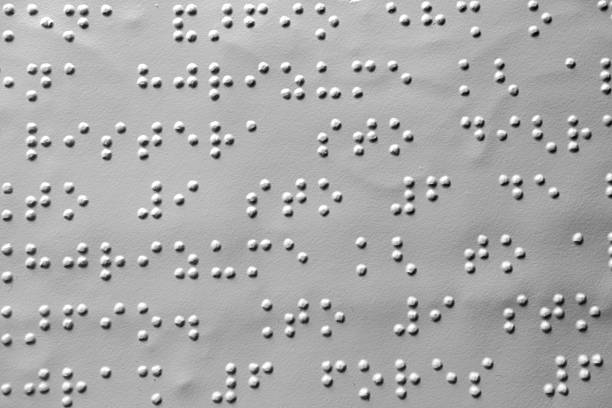
#> input picture raw_dataset/img9.jpg, 612 x 408 px
$ jupyter execute amir_braille_segmentation.ipynb
#> lines starting #> are read from the running program, lines starting #| are printed output that depends on the picture; after the words box and inside, x2 and y2 are one past the last pixel; in counts of white or black regions, pixels touching at a corner belong together
[cell 1]
import cv2
import numpy as np
import matplotlib.pyplot as plt

[cell 2]
def display_image(title, image, cmap='gray'):
    plt.figure(figsize=(10, 8))
    plt.title(title)
    plt.imshow(image, cmap=cmap)
    plt.axis('off')
    plt.show()

[cell 3]
# Step 1: Import and Preprocess the Image
img = cv2.imread('./raw_dataset/img9.jpg')
#> img is the input picture: shape (408, 612, 3); min 0, max 255, mean 170.6
if img is None:
    raise FileNotFoundError(f"Image not found at {'./raw_dataset/img9.jpg'}")
image = img.copy()

gray = cv2.cvtColor(image, cv2.COLOR_BGR2GRAY)

display_image("Grayscale Image", gray)

[cell 4]
# Noise Reduction
smoothed = cv2.GaussianBlur(gray, (27, 27), 0)
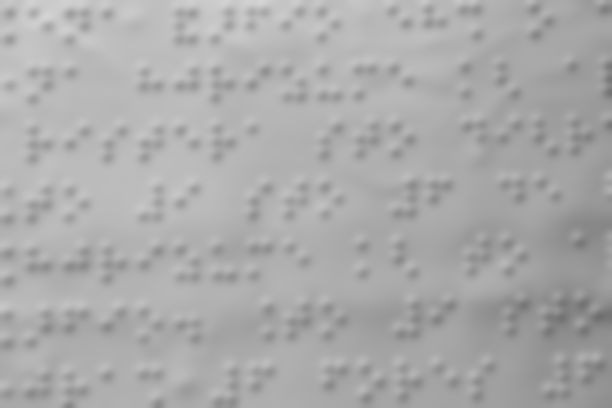
#> smoothed: shape (408, 612); min 110, max 213, mean 170.6
display_image("Smoothed Image", smoothed)

[cell 5]
# Step 3: Segment the Braille Characters
binary = cv2.adaptiveThreshold(smoothed, 255, cv2.ADAPTIVE_THRESH_GAUSSIAN_C, cv2.THRESH_BINARY_INV, 11, 2)
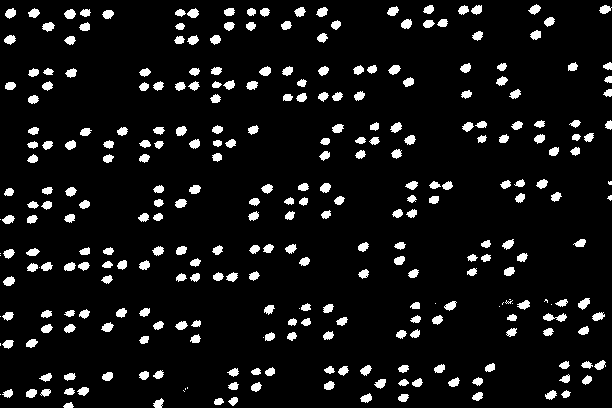
#> binary: shape (408, 612); 7.5% white; 298 white regions (22 under 20 px)
display_image("Binary Image", binary)

[cell 6]
dot_contours, _ = cv2.findContours(binary, cv2.RETR_EXTERNAL, cv2.CHAIN_APPROX_SIMPLE)
#> dot_contours = 298 contours, 22 with area under 20; largest, box (x1, y1, x2, y2) and area: (543, 313, 567, 322) 90, (578, 298, 590, 310) 73, (64, 9, 76, 19) 72, (388, 65, 401, 75) 70, (259, 66, 271, 76) 70

# Filter and Display Contours
output = gray.copy()
min_width, min_height = 5, 5  # Adjust based on Braille dot size
cropped_images = []

for contour in dot_contours:
    x, y, w, h = cv2.boundingRect(contour)
    if w > min_width and h > min_height:
        cv2.rectangle(output, (x, y), (x + w, y + h), (255, 0, 0), 2)
        cropped = gray[y:y + h, x:x + w]
        cropped_images.append(cropped)
#> this loop made 298 passes
#> (x, y, w, h) on passes 1 to 3: (63, 402, 11, 6), (214, 398, 10, 7), (153, 398, 11, 10)
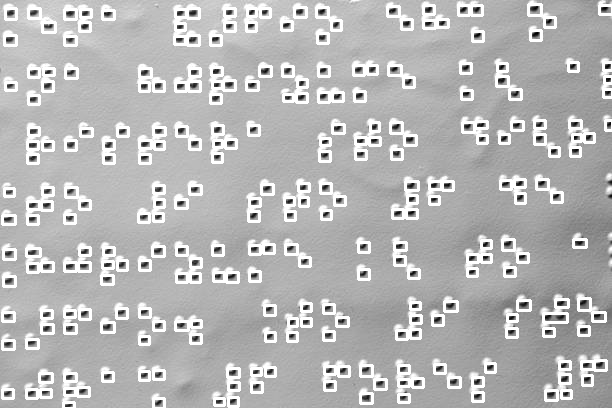
#> output: shape (408, 612); min 0, max 255, mean 181.8
#> after the loop, cropped_images = 276 items

# Display the image with bounding boxes
display_image("Bounding Boxes", output)

[cell 7]
import numpy as np

# Parameters (adjust based on Braille dot size and spacing)
# We will start with 20*20 but we will make it dynamic later
dot_spacing_threshold = 20  # Distance threshold to group dots into a row
word_spacing_threshold = 30 # Distance threshold to group rows into a word
letter_spacing_threshold = 20  # Distance threshold to group rows into letters

# Sort contours by y, then x
dot_contours = sorted(dot_contours, key=lambda cnt: (cv2.boundingRect(cnt)[1], cv2.boundingRect(cnt)[0]))

# Group dots into rows
rows = []
current_row = []
previous_y = None

for contour in dot_contours:
    x, y, w, h = cv2.boundingRect(contour)
    center_y = y + h // 2

    if previous_y is None or abs(center_y - previous_y) < dot_spacing_threshold:
        current_row.append((x, y, w, h))
    else:
        rows.append(current_row)
        current_row = [(x, y, w, h)]
    previous_y = center_y
#> this loop made 298 passes
#> (x, y, w, h, center_y, previous_y) on passes 1 to 12: (528, 4, 13, 11, 9, 9), (423, 5, 11, 9, 9, 9), (458, 5, 11, 10, 10, 10), (471, 5, 11, 10, 10, 10), (599, 5, 13, 9, 9, 9), (387, 6, 12, 10, 11, 11), (294, 7, 12, 10, 12, 12), (316, 7, 12, 10, 12, 12), (5, 8, 11, 11, 13, 13), (28, 8, 12, 10, 13, 13), (187, 8, 12, 10, 13, 13), (224, 8, 11, 8, 12, 12)
#> (x, y, w, h) on pass 50: (43, 68, 11, 7)

if current_row:
    rows.append(current_row)

# Display the extracted letters
output2 = gray.copy()
for row in rows:
    min_x = min([x for x, y, w, h in row])
    min_y = min([y for x, y, w, h in row])
    max_x = max([x + w for x, y, w, h in row])
    max_y = max([y + h for x, y, w, h in row])
    cv2.rectangle(output2, (min_x, min_y), (max_x, max_y), (255, 0, 0), 2)
#> this loop made 7 passes
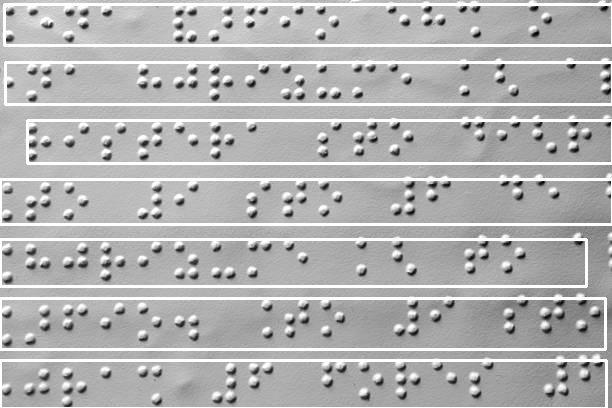
#> output2: shape (408, 612); min 0, max 255, mean 178.5
display_image("Rows", output2)


# Group rows into words
words = []
for row in rows:
    row = sorted(row, key=lambda b: b[0])
    current_word = []
    prev_x = None

    for bbox in row:
        x, y, w, h = bbox
        center_x = x + w // 2

        if prev_x is None or abs(center_x - prev_x) < word_spacing_threshold:
            current_word.append(bbox)
        else:
            words.append(current_word)
            current_word = [bbox]
        prev_x = center_x
    prev_x = center_x
if current_word:
    words.append(current_word)

output_words = gray.copy()
for word in words:
    min_x = min([x for x, y, w, h in word])
    min_y = min([y for x, y, w, h in word])
    max_x = max([x + w for x, y, w, h in word])
    max_y = max([y + h for x, y, w, h in word])
    cv2.rectangle(output_words, (min_x, min_y), (max_x, max_y), (255, 0, 0), 2)
#> this loop made 29 passes
#> word on passes 4, 7, 8, 9, 18, 19: [(528, 4, 13, 11), (530, 30, 11, 10), (544, 17, 11, 10)], [(460, 63, 11, 10), (461, 90, 11, 9)], [(496, 76, 12, 10), (497, 63, 10, 8), (509, 89, 12, 10)], [(568, 62, 10, 9)], [(358, 242, 11, 10), (358, 269, 11, 10)], [(394, 242, 12, 8), (394, 256, 11, 9), (408, 269, 11, 9)]
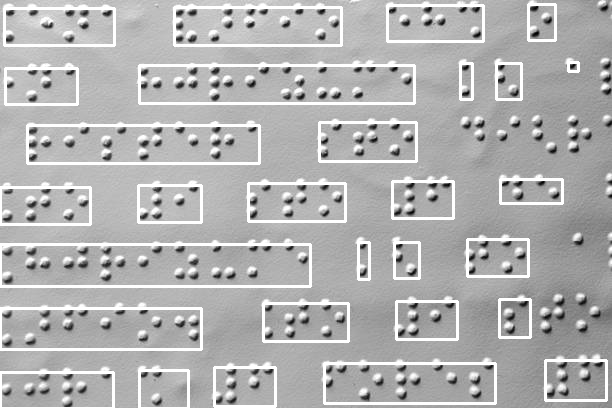
#> output_words: shape (408, 612); min 0, max 255, mean 177.3
display_image("Columns from words", output_words)

# Group rows into letters
letters = []
for row in rows:
    row = sorted(row, key=lambda b: b[0])  # Sort by x-coordinate
    current_letter = []
    previous_x = None

    for bbox in row:
        x, y, w, h = bbox
        center_x = x + w // 2

        if previous_x is None or abs(center_x - previous_x) < letter_spacing_threshold:
            current_letter.append(bbox)
        else:
            letters.append(current_letter)
            current_letter = [bbox]
        previous_x = center_x

    if current_letter:
        letters.append(current_letter)

# Extract and save each letter
letter_images = []
for letter in letters:
    # Find the bounding box for the entire letter
    min_x = min([x for x, y, w, h in letter])
    min_y = min([y for x, y, w, h in letter])
    max_x = max([x + w for x, y, w, h in letter])
    max_y = max([y + h for x, y, w, h in letter])

    # Crop the letter region
    letter_image = gray[min_y:max_y, min_x:max_x]
    letter_images.append(letter_image)
#> this loop made 99 passes
#> letter on passes 1, 2, 4, 6, 7, 8, 9, 10, 11, 12, 13, 14: [(4, 35, 12, 10), (5, 8, 11, 11)], [(28, 8, 12, 10), (42, 22, 13, 10)], [(102, 10, 12, 9)], [(210, 35, 11, 10), (224, 8, 11, 8), (224, 22, 11, 9)], [(246, 22, 10, 9), (247, 8, 9, 8), (260, 8, 10, 9)], [(281, 21, 11, 9), (294, 7, 12, 10)], [(316, 7, 12, 10), (317, 33, 11, 10), (331, 20, 10, 10)], [(387, 6, 12, 10), (401, 19, 11, 10)], [(423, 5, 11, 9), (423, 20, 12, 8), (437, 19, 11, 8)], [(458, 5, 11, 10), (471, 5, 11, 10), (472, 31, 11, 10)], [(528, 4, 13, 11), (530, 30, 11, 10), (544, 17, 11, 10)], [(599, 5, 13, 9)]
#> pass 2, `letter_image = gray[min_y:max_y, min_x:max_x]`:
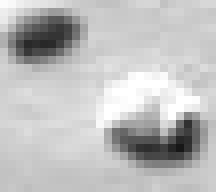
#> letter_image: shape (24, 27) (shown 8 times larger); min 23, max 255, mean 190.7
#> pass 3, `letter_image = gray[min_y:max_y, min_x:max_x]`:
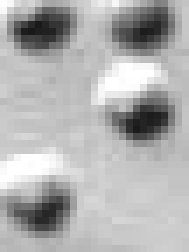
#> letter_image: shape (36, 27) (shown 7 times larger); min 25, max 255, mean 176.2

# Display the extracted letters
for i, letter_image in enumerate(letter_images):
    display_image(f"Letter {i+1}", letter_image)
    if i == 4:
        break
#> this loop made 5 passes
#> pass 1, in display_image (call 7), `plt.show()`:
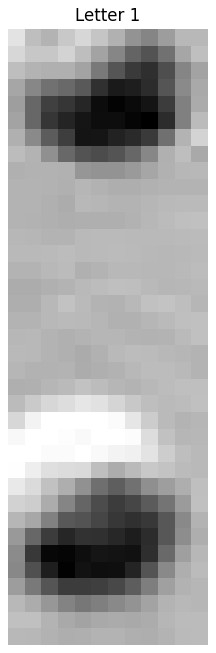
#> figure drawn by matplotlib, 1 panel

[cell 8]
def normalize_to_grid(letter_bboxes, grid_size=(3, 2)):
#> called with grid_size = (3, 2)
    min_x = min(bbox[0] for bbox in letter_bboxes)
    min_y = min(bbox[1] for bbox in letter_bboxes)
    max_x = max(bbox[0] + bbox[2] for bbox in letter_bboxes)
    max_y = max(bbox[1] + bbox[3] for bbox in letter_bboxes)

    width = max_x - min_x
    height = max_y - min_y

    grid = np.zeros(grid_size, dtype=int)

    for x, y, w, h in letter_bboxes:
        col = int(grid_size[1] * (x - min_x) / width)
        row = int(grid_size[0] * (y - min_y) / height)
        grid[row, col] = 1

    return grid

print(normalize_to_grid([words[0][4], words[0][5]], (3, 2)))
#| [[1 0]
#|  [0 0]
#|  [1 0]]

[cell 9]
words[0]
#> Out = [(4, 35, 12, 10), (5, 8, 11, 11), (28, 8, 12, 10), (42, 22, 13, 10), (64, 9, 12, 10), (64, 36, 12, 9), (79, 22, 11, 9), (80, 9, 11, 8), (102, 10, 12, 9)]

[cell 10]
def braille_matrix_to_unicode(matrix):
    """
    Converts a 3x2 binary Braille matrix to a Braille Unicode character.

    Args:
        matrix (np.ndarray): A 3x2 matrix with 1s and 0s.

    Returns:
        str: A single Braille Unicode character representing the matrix.
    """
    # Ensure the matrix is 3x2
    assert matrix.shape == (3, 2), "Matrix must be 3x2 in shape."

    # Map the Braille matrix to the corresponding Unicode value
    # Dots correspond to binary positions: 1, 2, 3, 4, 5, 6 (top to bottom, left to right)
    braille_offset = 0x2800  # Unicode offset for Braille characters
    binary_value = (
        (matrix[0, 0] << 0) |  # Dot 1
        (matrix[1, 0] << 1) |  # Dot 2
        (matrix[2, 0] << 2) |  # Dot 3
        (matrix[0, 1] << 3) |  # Dot 4
        (matrix[1, 1] << 4) |  # Dot 5
        (matrix[2, 1] << 5)    # Dot 6
    )

    # Convert to Unicode Braille character
    braille_char = chr(braille_offset + binary_value)
    return braille_char
braille_matrix_to_unicode(np.array([[1, 0], [0, 0], [1, 0]]))

[cell 11]
# Import the Braille-to-Amharic dictionary
from letters import AMHARIC_ALPHABET, NUMBERS, SYMBOLS

def braille_to_amharic(braille_base, braille_modifier):
    """
    Converts a 3x2 Braille matrix to its corresponding Amharic character.

    Args:
        matrix (np.ndarray): A 3x2 matrix with 1s and 0s.

    Returns:
        str: The corresponding Amharic character or a placeholder if not found.
    """
    # Check if the base character exists in the dictionary
    if braille_base in AMHARIC_ALPHABET:
        # Check if the modifier exists for this base character
        return AMHARIC_ALPHABET[braille_base].get(braille_modifier, "�")
    elif braille_base in SYMBOLS:
        # Base character not found
        return SYMBOLS[braille_base]
    elif braille_base in NUMBERS:
        return NUMBERS[braille_base]

[cell 12]
len(letters)
#> Out = 99

[cell 13]
amhar_words = []
for word in words:
    m = len(word) % 4
    if len(word) % 4 == 0:
        word = word
    else:
        word = word[:-m]
    amh_word = ""
    for i in range(0, len(word), 4):
        base =[word[i], word[i+1]]  # Base character
        modifier = [word[i+2], word[i+3]]  # Modifier character

        # Normalize to 3x2 grids
        normalized_base = normalize_to_grid(base)
        normalized_modifier = normalize_to_grid(modifier)

        # Convert grids to Unicode Braille characters
        braille_base = braille_matrix_to_unicode(normalized_base)
        braille_modifier = braille_matrix_to_unicode(normalized_modifier)
        # if braille_modifier == "⠼":
        #     braille_modifier = "⠑"
        # Map Braille characters to Amharic
        amharic_char = braille_to_amharic(braille_base, braille_modifier)
        if amharic_char == None:
            amharic_char = "."
        amh_word += amharic_char

        # print(f"Base Matrix:\n{normalized_base}")
        # print(f"Modifier Matrix:\n{normalized_modifier}")
        # print(f"Braille Base: {braille_base}, Braille Modifier: {braille_modifier}")
        print(f"Amharic Character: {amharic_char}")
        print("-" * 50)

    print(f"The amharic word:-> {amh_word}")
    amhar_words.append(amh_word)
print(f"The converted amharic words list:-> {amhar_words}")
#| The converted amharic words list:-> ['ኬ�', '��ቤጪ', '59', '', '9', '��1��.', '', '', '', 'ቤ959ቢ', 'ቤ9', 'ቤ9', '.', 'ቤ.', '.', 'ጪ', '����ጪ.�', '', '', '�', '�.9�', '�9', '.', '.ካ', 'ቢ�', 'ጪ', '.', '�9.', '.']

$ run again, with raw_dataset/img1.jpg copied over raw_dataset/img9.jpg
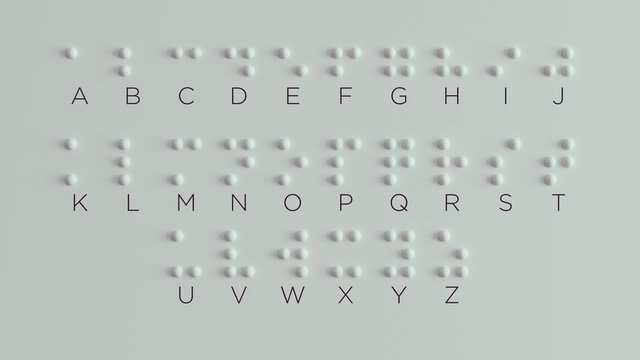
#> input picture raw_dataset/img1.jpg, 640 x 360 px
#> img is the input picture: shape (360, 640, 3); mean B, G, R 192.6, 196.8, 190.1
#> `binary = cv2.adaptiveThreshold(smoothed, 255, cv2.ADAPTIVE_THRESH_GAUS..`:
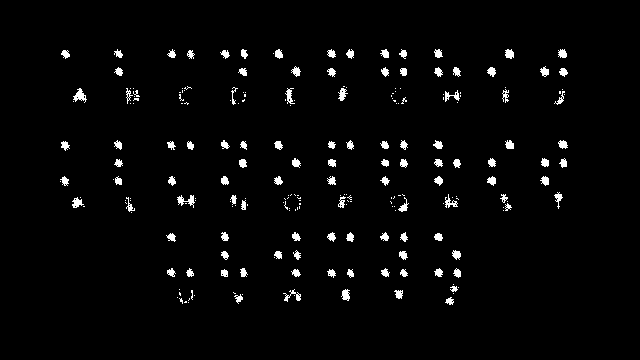
#> binary: shape (360, 640); 2.6% white; 227 white regions (117 under 20 px)
#> `dot_contours, _ = cv2.findContours(binary, cv2.RETR_EXTERNAL, cv2.CHAI..`: dot_contours = 227 contours, 121 with area under 20; largest, box (x1, y1, x2, y2) and area: (73, 88, 87, 103) 81, (177, 195, 195, 208) 68, (341, 289, 350, 301) 58, (72, 197, 84, 208) 57, (338, 88, 348, 101) 54
#> the loop `for contour in dot_contours:` made 227 passes
#> (x, y, w, h) on passes 1, 4, 5: (188, 302, 1, 1), (179, 298, 4, 6), (445, 297, 9, 8)
#> after the loop `for contour in dot_contours:`: cropped_images = 110 items
#> `dot_contours = sorted(dot_contours, key=lambda cnt: (cv2.boundingRect(..`: dot_contours = 227 contours, 121 with area under 20; largest, box (x1, y1, x2, y2) and area: (73, 88, 87, 103) 81, (177, 195, 195, 208) 68, (341, 289, 350, 301) 58, (72, 197, 84, 208) 57, (505, 49, 514, 59) 54
#> the loop `for contour in dot_contours:` made 227 passes
#> (x, y, w, h, center_y, previous_y) on passes 1 to 3: (114, 49, 9, 9, 53, 53), (167, 49, 9, 9, 53, 53), (241, 49, 7, 10, 54, 54)
#> the loop `for row in rows:` made 3 passes
#> the loop `for word in words:` made 22 passes
#> word on pass 1: [(61, 50, 9, 9), (73, 88, 14, 15), (73, 101, 1, 1)]
#> the loop `for letter in letters:` made 26 passes
#> pass 3, `letter_image = gray[min_y:max_y, min_x:max_x]`:
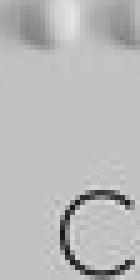
#> letter_image: shape (56, 28) (shown 5 times larger); min 23, max 230, mean 185.6
#> the loop `for i, letter_image in enumerate(letter_images):` made 5 passes
#> `words[0]`: Out = [(61, 50, 9, 9), (73, 88, 14, 15), (73, 101, 1, 1)]
#> `len(letters)`: Out = 26
#| The converted amharic words list:-> ['', '�.', '��', '��9�', '�', '���', '�9', '5', '���1', '�', '�9', '���.', '�9ኬ', '��.', '��', '�ካ', '��ኬ', '�', '�', '�', '�', '��']

$ run again, with raw_dataset/img3.jpg copied over raw_dataset/img9.jpg
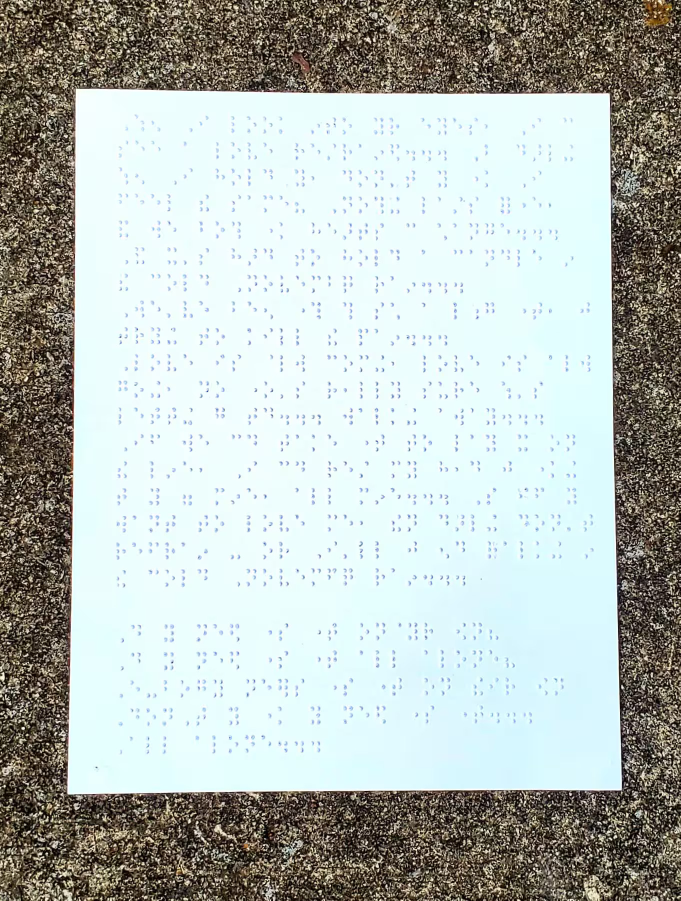
#> input picture raw_dataset/img3.jpg, 1361 x 1801 px (shown at 1/2 size)
#> img is the input picture: shape (1801, 1361, 3); mean B, G, R 182.9, 187, 178.8
#> binary: shape (1801, 1361); 9.3% white; 5484 white regions (3047 under 20 px)
#> dot_contours = 5483 contours, 3632 with area under 20; largest, box (x1, y1, x2, y2) and area: (104, 991, 158, 1610) 5668, (1222, 408, 1248, 905) 4370, (1228, 903, 1271, 1375) 4042, (752, 1580, 1177, 1642) 3680, (780, 153, 1058, 187) 2236
#> the loop `for contour in dot_contours:` made 5483 passes
#> (x, y, w, h) on passes 1 to 3: (510, 1800, 1, 1), (383, 1800, 1, 1), (381, 1800, 1, 1)
#> after the loop `for contour in dot_contours:`:
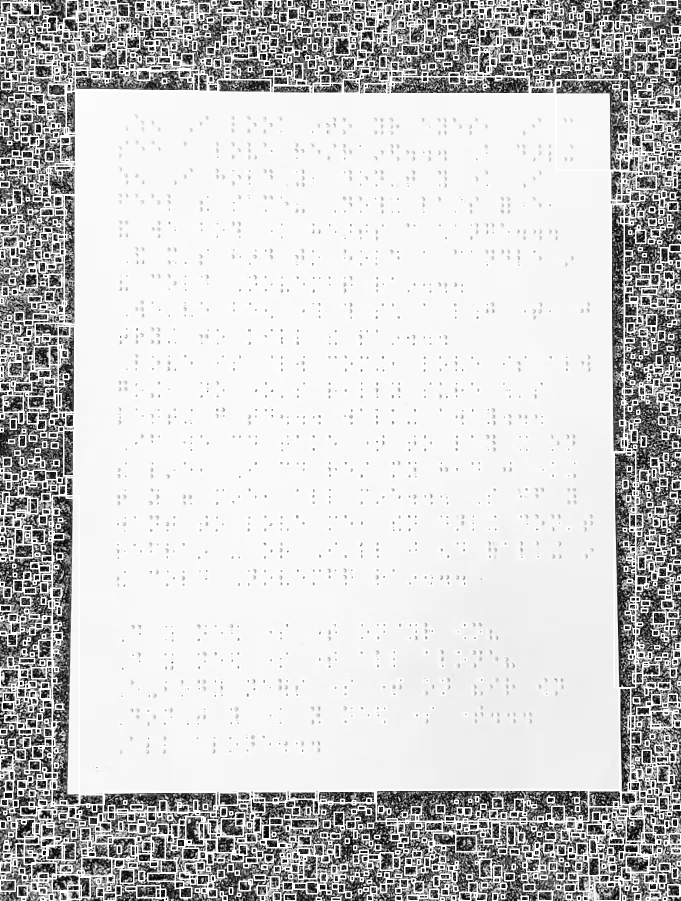
#> output: shape (1801, 1361) (shown at 1/2 size); min 0, max 255, mean 203.1
#> after the loop `for contour in dot_contours:`: cropped_images = 2425 items
#> the loop `for contour in dot_contours:` made 5483 passes
#> (x, y, w, h, center_y, previous_y) on passes 1 to 3: (47, 0, 7, 11, 5, 5), (88, 0, 3, 3, 1, 1), (98, 0, 11, 5, 2, 2)
#> the loop `for row in rows:` made 40 passes
#> row on passes 2, 4, 6, 9, 11, 13, 15, 17: [(150, 140, 247, 41)], [(1111, 159, 146, 181)], [(132, 182, 19, 84)], [(97, 332, 53, 57)], [(1221, 341, 22, 59)], [(128, 390, 22, 258)], [(1222, 408, 26, 497)], [(116, 652, 33, 172)]
#> the loop `for word in words:` made 164 passes
#> word on passes 6, 10, 15: [(435, 159, 106, 25)], [(780, 153, 278, 34)], [(3, 163, 19, 15), (4, 182, 2, 3), (9, 175, 1, 1)]
#> the loop `for letter in letters:` made 366 passes
#> letter on passes 4, 6, 8: [(150, 140, 247, 41)], [(41, 151, 13, 13), (58, 142, 10, 9)], [(138, 157, 6, 8)]
#> pass 3, `letter_image = gray[min_y:max_y, min_x:max_x]`:
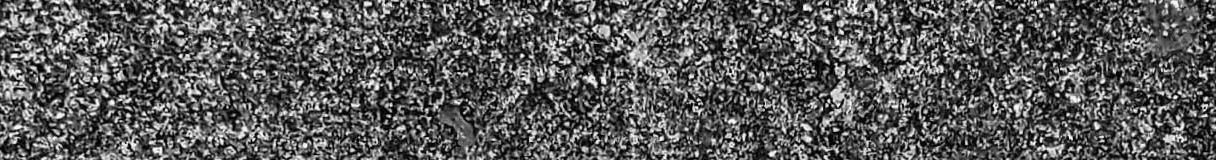
#> letter_image: shape (160, 1216); min 1, max 254, mean 89.5
#> the loop `for i, letter_image in enumerate(letter_images):` made 5 passes
#| [[0 1]
#|  [1 0]
#|  [0 0]]
#> `words[0]`: Out = [(0, 145, 4, 4), (10, 143, 9, 14), (22, 147, 13, 15), (23, 147, 1, 1), (41, 151, 13, 13), (58, 142, 10, 9)]
#> `len(letters)`: Out = 366
